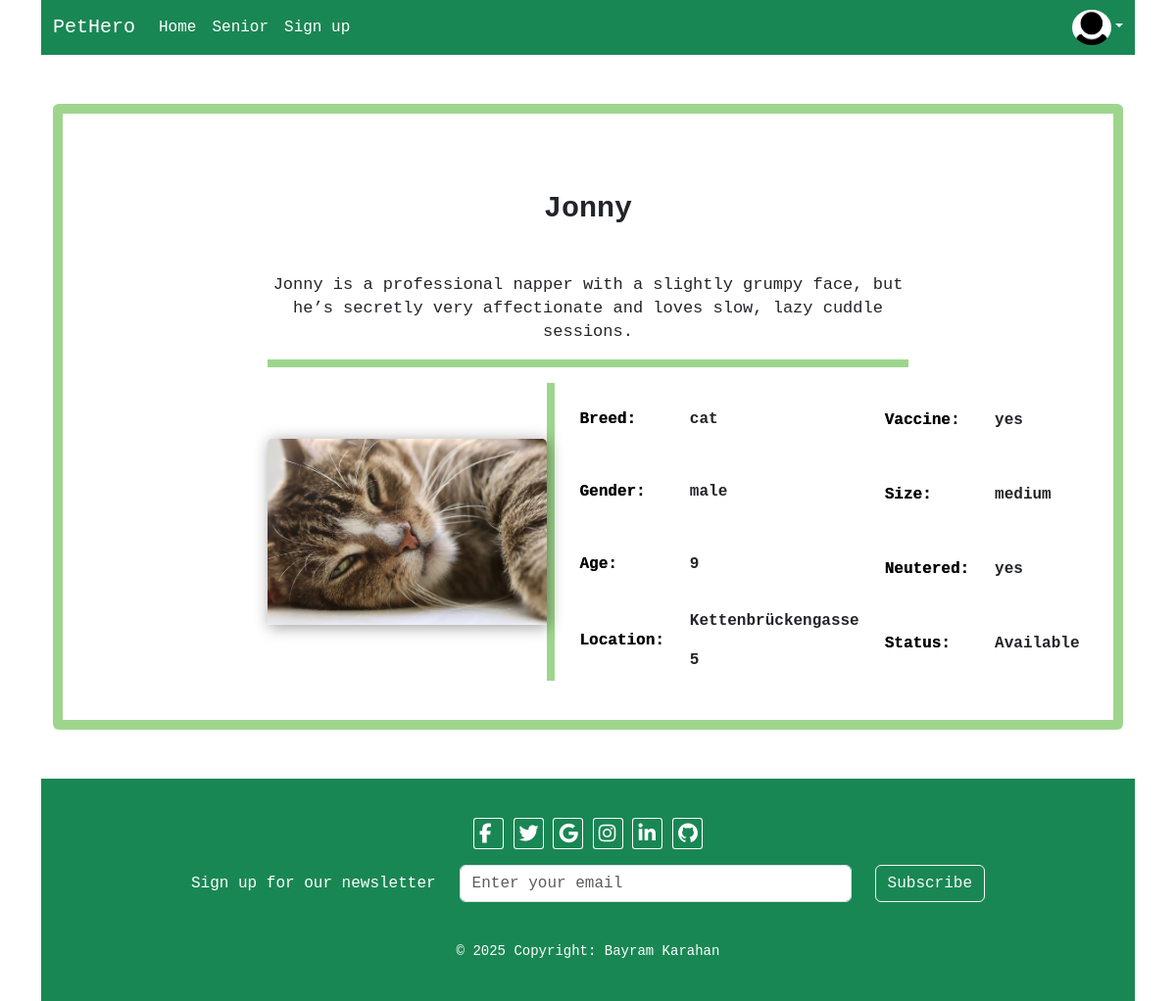
Page /php/crud/details.php?id=5 on the committed database.
### tables this page shows
CREATE TABLE `pets` (
  `id` int(11) NOT NULL,
  `breed` varchar(50) NOT NULL,
  `gender` varchar(50) NOT NULL,
  `age` int(11) NOT NULL,
  `vaccine` varchar(5) NOT NULL,
  `size` varchar(50) NOT NULL,
  `name` varchar(50) NOT NULL,
  `neutered` varchar(5) NOT NULL,
  `picture` varchar(50) NOT NULL,
  `short_description` varchar(300) NOT NULL,
  `status` enum('Available','Adopted') NOT NULL DEFAULT 'Available',
  `location` varchar(255) NOT NULL DEFAULT 'Unknown'
);

### php/functions/get_profile.php (called while the page is built, shortened)
<?php
function getProfilePicture($conn) {
    $id = $_SESSION['admin'] ?? $_SESSION['user'] ?? null;
    if (!$id) return "avatar.png";
    $sql = "SELECT picture FROM users WHERE id = $id";
    $result = mysqli_query($conn, $sql);
    $row = mysqli_fetch_assoc($result);
    return !empty($row['picture']) ? $row['picture'] : "avatar.png";
}
function getProfileLink() {
    return BASE_URL . "php/register-login/login.php";
}

### php/crud/details.php (the view, shortened to what this page needs)
<?php
require_once '../functions/db_connect.php';
require_once "../functions/get_profile.php";
$id = $_GET['id'];
$sql = "SELECT * FROM pets WHERE id = $id";
$result = mysqli_query($conn, $sql);
$layout = "";
if(mysqli_num_rows($result) > 0){
    $row = mysqli_fetch_assoc($result);
    $layout = "
    <div class='container'>
        <div class='card card-border'>
            <div class='row'>
                <div class='col-md-8'>
                    <div class='card-body details-body'>
                        <h4 class='card-title mb-5'>{$row['name']}</h4>
                        <p>{$row['short_description']}</p>
                        <hr class='line'>
                        <div class='table-wrap'>
                            <img src='../{$row['picture']}' class='card-img-top card-img2 card-img320 center border-none' alt='{$row['name']}'>
                            <table class='border-table'>
                                <tr><th>Breed:</th><td>{$row['breed']}</td></tr>
                                <tr><th>Gender:</th><td>{$row['gender']}</td></tr>
                                <tr><th>Age:</th><td>{$row['age']}</td></tr>
                                <tr><th>Location:</th><td class='table-location'>{$row['location']}</td></tr>
                            </table>
                            <table>
                                <tr><th>Vaccine:</th><td>{$row['vaccine']}</td></tr>
                                <tr><th>Size:</th><td>{$row['size']}</td></tr>
                                <tr><th>Neutered:</th><td>{$row['neutered']}</td></tr>
                                <tr><th>Status:</th><td>{$row['status']}</td></tr>
                            </table>
                        </div>
                    </div>
                </div>
            </div>
        </div>
    </div>";
}else{
    $layout = "<h3>No data found</h3>";
}
?>
<!DOCTYPE html>
<html lang="en">
<head>
    <link href="https://cdn.jsdelivr.net/npm/bootstrap@5.3.8/dist/css/bootstrap.min.css" rel="stylesheet">
    <link rel="stylesheet" href="https://cdnjs.cloudflare.com/ajax/libs/font-awesome/7.0.1/css/all.min.css">
    <link rel="stylesheet" href="../../css/style.css">
</head>
<body>
    <div class="container">
        <nav class="navbar navbar-expand-lg bg-success">
            <div class="container-fluid">
                <a class="navbar-brand">PetHero</a>
                <div class="collapse navbar-collapse" id="navbarSupportedContent">
                    <ul class="navbar-nav me-auto mb-2 mb-lg-0">
                        <li class="nav-item"><a class="nav-link" href="../../index.php">Home</a></li>
                        <li class="nav-item"><a class="nav-link" href="create.php">Senior</a></li>
                        <li class="nav-item"><a class="nav-link" href="../register-login/register.php">Sign up</a></li>
                    </ul>
                    <div class="dropdown text-end d-flex align-items-center">
                        <a href="<?= getProfileLink() ?>" class="me-1">
                            <img src="<?= BASE_URL ?>img/<?= htmlspecialchars(getProfilePicture($conn)) ?>" style="width:40px" class="rounded-circle">
                        </a>
                        <button class="btn dropdown-toggle p-0 text-light" type="button" data-bs-toggle="dropdown" aria-expanded="false" style="border:none;background:transparent;"></button>
                    </div>
                </div>
            </div>
        </nav>
        <?= $layout; ?>
        <footer class="bg-success">
            <div class="social-icons">
                <a href="#"><i class="fab fa-facebook-f"></i></a>
                <a href="#"><i class="fab fa-twitter"></i></a>
                <a href="#"><i class="fab fa-google"></i></a>
                <a href="#"><i class="fab fa-instagram"></i></a>
                <a href="#"><i class="fab fa-linkedin-in"></i></a>
                <a href="#"><i class="fab fa-github"></i></a>
            </div>
            <div class="newsletter mb-4">
                <form class="d-flex flex-column flex-md-row justify-content-center align-items-center gap-2">
                    <label for="newsletter-email" class="form-label text-white mb-0">Sign up for our newsletter</label>
                    <input type="email" id="newsletter-email" class="form-control" placeholder="Enter your email">
                    <button type="submit" class="btn btn-outline-light">Subscribe</button>
                </form>
            </div>
            <div class="copyright">© 2025 Copyright: Bayram Karahan</div>
        </footer>
    </div>
</body>
</html>

### css/style.css (style rules this page uses)
body { font-family: 'Courier New', Courier, monospace; }
.navbar a { color: #fff; }
.row { justify-content: center; }
.card-title { text-align: center; margin: 6% 0 15% 0; font-weight: bold; font-size: 30px; }
.card p { font-size: 17px; }
.d-flex { align-items: end; }
.card { margin: 10% auto; }
.card-body { padding: 0; }
.card-img2 { margin: 0 auto; object-fit: scale-down; max-height: 190px; filter: drop-shadow(2px 2px 8px rgba(0, 0, 0, 0.4)); }
.card-border { border: rgba(81, 180, 49, 0.551) 10px solid; margin: 50px auto; }
th { text-shadow: 0.3px 0.3px rgba(0, 0, 0, 0.741); color: black; padding: 25px; }
td { font-weight: 550; line-height: 2.5rem; }
.details-body > p { line-height: 1.5rem; text-align: center; }
.line { color: rgba(81, 180, 49, 0.551); opacity: 1; border-top: 8px solid; }
.border-table { border-left: rgba(81, 180, 49, 0.551) 8px solid; }
.center { margin: auto auto; }
.table-wrap { display: flex; justify-content: space-between; }
.table-location { word-wrap: break-word; overflow-wrap: break-word; }
footer { padding: 40px 0; text-align: center; }
.social-icons > a > i { color: #fff; font-size: 20px; margin: auto auto; transition: 0.3s; border: #fff 1px solid; border-radius: 10%; padding: 5px 24px 5px 5px; }
form > input { min-width: 180px; max-width: 400px; margin: 1rem; }
.copyright { margin-top: 1rem; font-size: 14px; color: #ffffff; }
@media (min-width: 768px) { .card { padding: 40px; } }

### rows in the picture
pets: name "Jonny", short_description "Jonny is a professional napper with a slightly grumpy face, but he’s secretly very affectionate and loves slow, lazy cuddle sessions.", picture (picture), breed "cat", gender "male", age "9", location "Kettenbrückengasse 5", vaccine "yes", size "medium", neutered "yes", status "Available"
